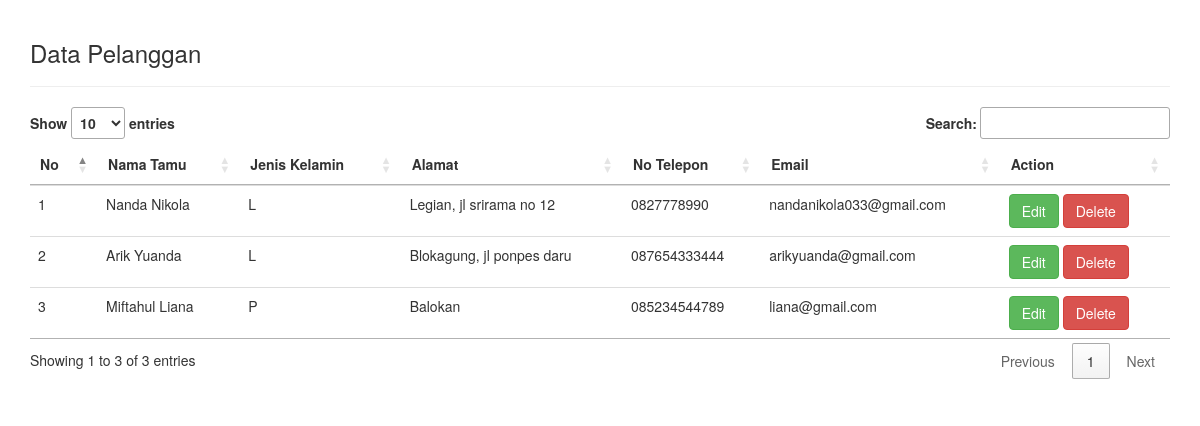
The app's page /pelanggan.php with its own data.
### tables this page shows
CREATE TABLE `tbl_pelanggan` (
  `id_tamu` int(25) NOT NULL,
  `level` int(25) NOT NULL DEFAULT 0,
  `nama_tamu` varchar(25) NOT NULL,
  `username` varchar(25) NOT NULL,
  `password` varchar(25) NOT NULL,
  `jk` varchar(25) NOT NULL,
  `alamat` varchar(25) NOT NULL,
  `no_tlp` varchar(25) NOT NULL,
  `email` varchar(25) NOT NULL,
  `flag` int(1) DEFAULT 1
);

### pelanggan.php (the view, shortened to what this page needs)
<!DOCTYPE html>
<html lang="en">
<head>
    <link rel="stylesheet" type="text/css" href="//cdn.datatables.net/1.10.11/css/jquery.dataTables.min.css">
    <link rel="stylesheet" href="https://maxcdn.bootstrapcdn.com/bootstrap/3.3.7/css/bootstrap.min.css">
</head>
<body>
<?php
    include 'helper/connect.php';
?>
<div class="container" style="padding-top: 20px; padding-bottom: 20px;">
    <h3>Data Pelanggan</h3>
<hr>
<table class="table table-stripped table-hover datatab" align="center">
    <thead>
        <tr>
            <th>No</th>
            <th>Nama Tamu</th>
            <th>Jenis Kelamin</th>
            <th>Alamat</th>
            <th>No Telepon</th>
            <th>Email</th>
            <th>Action</th>
        </tr>
    </thead>
<tbody>
<?php
    $sql = "select * from tbl_pelanggan where flag = 1";
    $query = mysqli_query($con, $sql);
    $no = 1;
    while ($data = mysqli_fetch_assoc($query)){
?>
<tr>
    <td><?php echo $no++; ?></td>
    <td><?php echo $data['nama_tamu']; ?></td>
    <td><?php echo $data['jk']; ?></td>
    <td><?php echo $data['alamat']; ?></td>
    <td><?php echo $data['no_tlp']; ?></td>
    <td><?php echo $data['email']; ?></td>
    <td>
    <a href="#" type="button" class="btn btn-success btn-md" data-toggle="modal" data-target="#myModal<?php echo $data['id_tamu']; ?>">Edit</a>
    <?php
        $id_tamu = $data["id_tamu"];
        echo "<a href='proses_admin/deleteTamu.php?id=$id_tamu' class='btn btn-danger'>Delete</a>";
    ?>
    </td>
</tr>
<?php
    }
?>
</tbody>
</table>
</div>
</body>
</html>

### records on screen
tbl_pelanggan: nama_tamu "Nanda Nikola", jk "L", alamat "Legian, jl srirama no 12", no_tlp "0827778990", email "nandanikola033@gmail.com"
tbl_pelanggan: nama_tamu "Arik Yuanda", jk "L", alamat "Blokagung, jl ponpes daru", no_tlp "087654333444", email "arikyuanda@gmail.com"
tbl_pelanggan: nama_tamu "Miftahul Liana", jk "P", alamat "Balokan", no_tlp "085234544789", email "liana@gmail.com"
